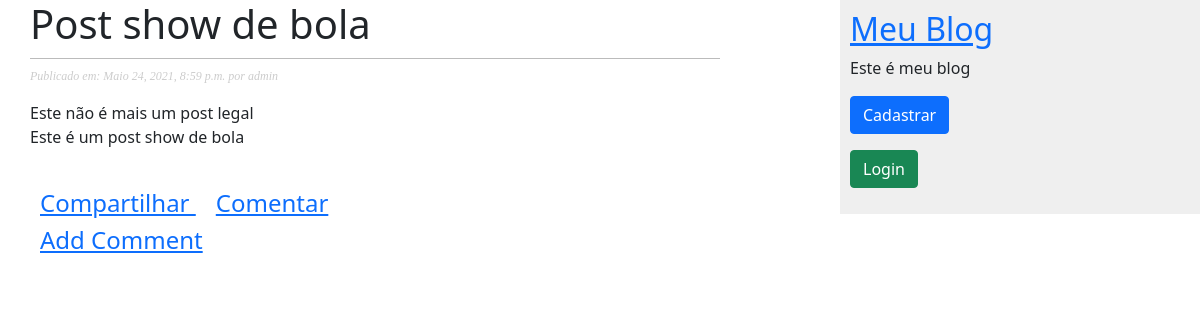
/post-show-de-bola/, run on an earlier commit of the app's database.
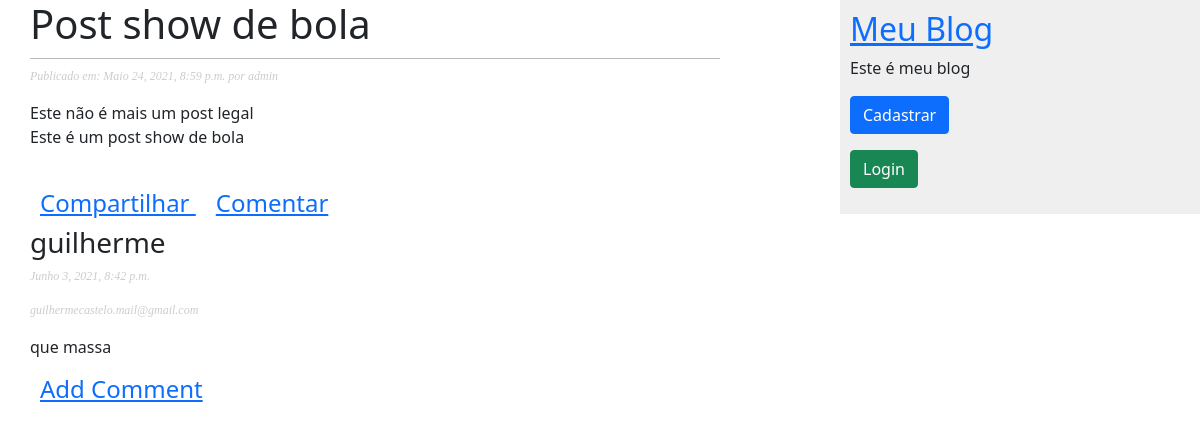
And on a later commit of the database.
### meublog/models.py (models this page shows, shortened)
class Post(models.Model):
    STATUS_CHOICES = (
        ('rascunho', 'Rascunho'),
        ('publicado', 'publicado')
    )
    objects = models.Manager()
    publicado = PublicadosManager()
    titulo = models.CharField(max_length=250)
    slug = models.SlugField(max_length=100)
    corpo = models.TextField()
    autor = models.ForeignKey(User, on_delete=models.CASCADE, related_name='meublog_posts')
    publicados = models.DateTimeField(default=timezone.now)
    criado = models.DateTimeField(auto_now_add=True)
    status = models.CharField(max_length=9, choices=STATUS_CHOICES, default='rascunho')
    class Meta:
        ordering = ('-publicados',)
        verbose_name = "Post"
        verbose_name_plural = "Posts"

class Comentario(models.Model):
    post = models.ForeignKey(Post, on_delete=models.CASCADE)
    nome = models.CharField('Nome', max_length=100)
    email = models.EmailField('E-mail')
    comentario = models.TextField('Comentário')
    criado = models.DateTimeField('Data Criação', auto_now_add=True)
    status = models.BooleanField('Ativo', default=False)
    class Meta:
        verbose_name = "Comentario"
        verbose_name_plural = "Comentarios"

### meublog/views.py (the view)
# urls.py: path('<slug:slug>/', views.DetalharPostView.as_view(), name='detalhe'),
class DetalharPostView(DetailView):
    template_name = "meublog/post/detalharpost.html"
    model = Post
    def _get_comment(self, id_post):
        try:
            return Comentario.objects.filter(post_id=id_post, status=True)
        except Comentario.DoesNotExixt:
            raise Exception
    def get_context_data(self, **kwargs):
        context = super(DetalharPostView, self).get_context_data(**kwargs)
        context['coments'] = self._get_comment(self.object.id)
        return context

### meublog/templates/meublog/post/detalharpost.html (shortened to what this page needs)
{% extends 'meublog/base.html' %}
{% block conteudo %}
    <h1> {{ post.titulo }} </h1>
    <p class="date">
        Publicado em: {{ post.publicados }} por {{ post.autor }}
    </p>
    <p>
        {{ post.corpo | linebreaks }}
    </p>
    <br>
    <h4>
        <span style="margin-right:10px; margin-left:10px">
            <a href="{% url 'meublog:share_post' post.pk %}">
                Compartilhar
            </a>
        </span>
        <span style="margin-right:10px; margin-left:10px">
            <a href="{% url 'meublog:comentar_post' post.id %}">
                Comentar
            </a>
        </span>
    </h4>
    {% for c in coments %}
        <h3>
            {{ c.nome }}
        </h3>
        <p class="date">
            {{ c.criado }}
        </p>
        <p class="date">
            {{ c.email }}
        </p>
        <p>
            {{ c.comentario }}
        </p>
    {% endfor %}
    <h4>
        <span style="margin-right:10px; margin-left:10px">
            <a href="{% url 'meublog:comentar_post' post.id %}">
                Add Comment
            </a>
        </span>
    </h4>
{% endblock %}

### meublog/templates/meublog/base.html (shortened to what this page needs)
{% load static %}
<!DOCTYPE html>
<html lang="pt-br">
<head>
    <link href="{% static 'css/meublog.css' %}" rel="stylesheet">
    <link href="https://cdn.jsdelivr.net/npm/bootstrap@5.0.1/dist/css/bootstrap.min.css" rel="stylesheet">
</head>
<body>
    <div id="content">
        {% block conteudo %}
        {% endblock %}
    </div>
    <div id="sidebar">
        <h2><a href="{% url 'meublog:listar_posts' %}"> Meu Blog</a></h2>
        <p>Este é meu blog</p>
        {% if user.is_anonymous %}
            <p>
                <a class="btn btn-primary" href="{% url 'meublog:cadastrouser' %}">
                    Cadastrar
                </a>
            </p>
            <p>
                <a class="btn btn-success" href="{% url 'meublog:loginuser' %}">
                    Login
                </a>
            </p>
        {% endif %}
    </div>
</body>
</html>

### meublog/static/css/meublog.css (style rules this page uses)
body { margin:0; padding:0; font-family:helvetica, sans-serif; }
a { color:#00abff; text-decoration:none; }
h1 { font-weight:normal; border-bottom:1px solid #bbb; padding:0 0 10px 0; }
h2 { font-weight:normal; margin:30px 0 0; }
#content { float:left; width:60%; padding:0 0 0 30px; }
#sidebar { float:right; width:30%; padding:10px; background:#efefef; height:100%; }
p.date { color:#ccc; font-family: georgia, serif; font-size: 12px; font-style: italic; }

What changed in the data, as far as the page shows it:
added Comentario: nome "guilherme", criado "Junho 3, 2021, 8:42 p.m.", email "guilhermecastelo.mail@gmail.com", comentario "que massa"
